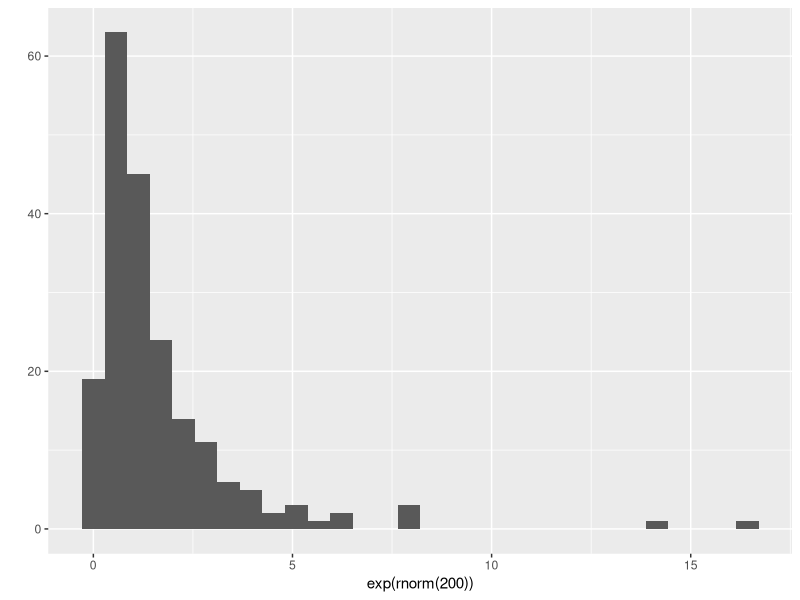

Source code (R):
## ---- chunk 1
knitr::opts_chunk$set(echo = FALSE, cache=TRUE, messages=FALSE, warning=FALSE)
library(ggplot2)
## ---- chunk 2
qplot(exp(rnorm(200)))
